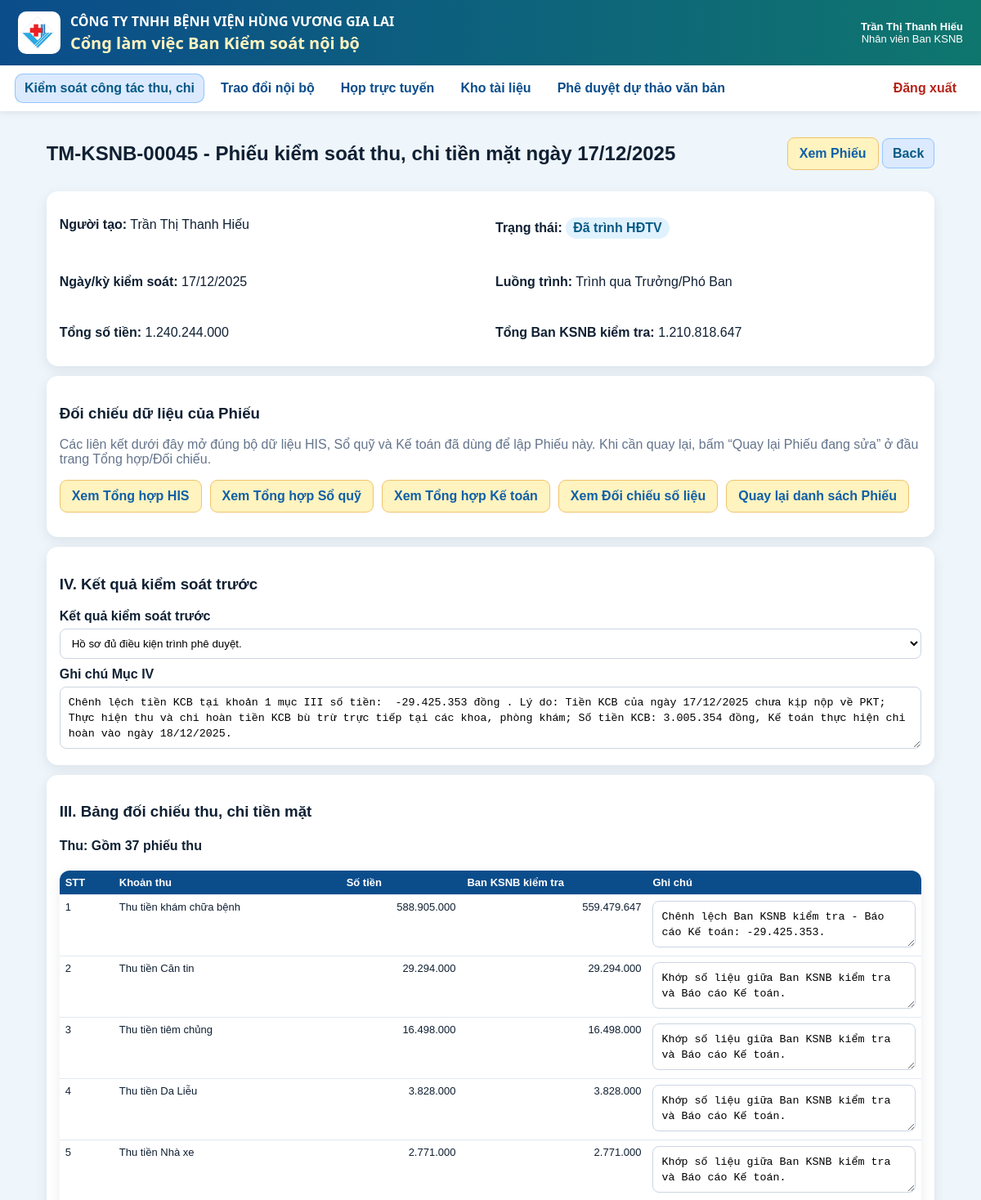
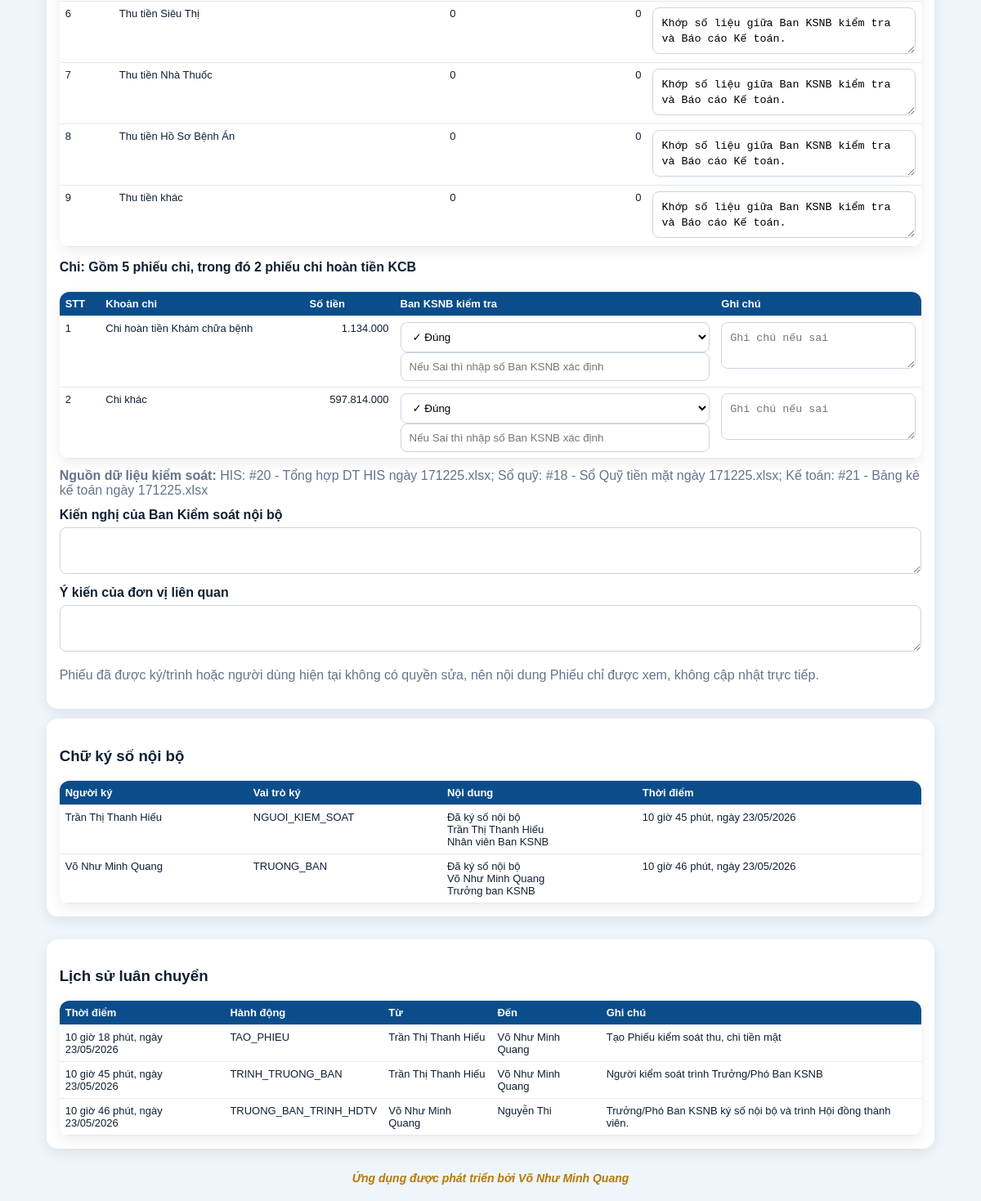
/cash-control/vouchers/45 (signed in), run on the app's committed database (2 pictures, top to bottom).
### app/models.py (models this page shows)
class Users(Base):
    __tablename__ = "users"
    id = Column(Integer, primary_key=True)
    username = Column(String, unique=True, nullable=False, index=True)
    full_name = Column(String, nullable=False)
    password_hash = Column(String, nullable=False)
    unit_code = Column(String, nullable=False, default="THANH_VIEN_TRUNG_TAP")
    role_code = Column(String, nullable=False, default="THANH_VIEN_TRUNG_TAP")
    position_title = Column(String, nullable=False, default="Thành viên trưng tập")
    is_active = Column(Integer, nullable=False, default=1)
    created_at = Column(String, nullable=False)
    status = column_property(
        case(
            (is_active == 1, "ACTIVE"),
            else_="LOCKED",
        )
    )

### tables this page shows
CREATE TABLE cash_control_vouchers (
                id INTEGER PRIMARY KEY AUTOINCREMENT,
                code TEXT,
                title TEXT NOT NULL,
                voucher_date TEXT,
                sign_mode TEXT NOT NULL DEFAULT 'INTERNAL_DIGITAL',
                route_mode TEXT NOT NULL DEFAULT 'THROUGH_HEAD',
                head_user_id INTEGER,
                board_user_id INTEGER,
                his_batch_id INTEGER,
                cashbook_batch_id INTEGER,
                accounting_batch_id INTEGER,
                receipt_count INTEGER NOT NULL DEFAULT 0,
                expense_count INTEGER NOT NULL DEFAULT 0,
                refund_kcb_count INTEGER NOT NULL DEFAULT 0,
                revenue_document_total REAL NOT NULL DEFAULT 0,
                revenue_ksnb_total REAL NOT NULL DEFAULT 0,
                revenue_diff_total REAL NOT NULL DEFAULT 0,
                expense_document_total REAL NOT NULL DEFAULT 0,
                expense_ksnb_total REAL NOT NULL DEFAULT 0,
                expense_diff_total REAL NOT NULL DEFAULT 0,
                status TEXT NOT NULL DEFAULT 'DRAFT',
                created_by INTEGER NOT NULL,
                created_at TEXT NOT NULL DEFAULT CURRENT_TIMESTAMP,
                submitted_at TEXT, current_handler INTEGER, section_iv_result TEXT, section_iv_note TEXT, section_v_text TEXT, section_vi_text TEXT, submitted_to_board_at TEXT, board_saved_at TEXT,
                FOREIGN KEY(created_by) REFERENCES users(id)
            );

CREATE TABLE cash_control_voucher_items (
                id INTEGER PRIMARY KEY AUTOINCREMENT,
                voucher_id INTEGER NOT NULL,
                group_type TEXT NOT NULL,
                item_order INTEGER NOT NULL DEFAULT 0,
                item_name TEXT NOT NULL,
                document_amount REAL NOT NULL DEFAULT 0,
                ksnb_check_type TEXT NOT NULL DEFAULT 'MATCH',
                ksnb_checked_amount REAL,
                ksnb_note TEXT,
                FOREIGN KEY(voucher_id) REFERENCES cash_control_vouchers(id) ON DELETE CASCADE
            );

CREATE TABLE cash_control_voucher_signatures (
                id INTEGER PRIMARY KEY AUTOINCREMENT,
                voucher_id INTEGER NOT NULL,
                signer_id INTEGER NOT NULL,
                signer_name TEXT NOT NULL,
                signer_role TEXT NOT NULL,
                signature_text TEXT NOT NULL,
                signed_at TEXT NOT NULL DEFAULT CURRENT_TIMESTAMP,
                FOREIGN KEY(voucher_id) REFERENCES cash_control_vouchers(id) ON DELETE CASCADE
            );

CREATE TABLE cash_control_voucher_routes (
                id INTEGER PRIMARY KEY AUTOINCREMENT,
                voucher_id INTEGER NOT NULL,
                action TEXT NOT NULL,
                from_user_id INTEGER,
                to_user_id INTEGER,
                note TEXT,
                created_at TEXT NOT NULL DEFAULT CURRENT_TIMESTAMP,
                FOREIGN KEY(voucher_id) REFERENCES cash_control_vouchers(id) ON DELETE CASCADE
            );

### app/routers/cash_control.py (the view)
@router.get("/vouchers/{voucher_id}")
def cash_control_voucher_detail(request: Request, voucher_id: int):
    denied = require_cash_control_access(request)
    if denied:
        return denied
    data = fetch_full_cash_control_voucher(voucher_id)
    voucher = data.get("voucher")
    if not can_view_cash_control_voucher(request.state.user, voucher):
        return RedirectResponse("/cash-control?main_tab=voucher", status_code=303)
    if request.state.user.get("role_code") in BOARD_ROLES:
        return RedirectResponse(f"/cash-control/vouchers/{voucher_id}/print", status_code=303)
    return templates.TemplateResponse(
        "cash_control_voucher_detail.html",
        {
            "request": request,
            "user": request.state.user,
            "cash_control_status_labels": CASH_CONTROL_STATUS_LABELS,
            **load_cash_control_signature_users(),
            **data,
        },
    )

### app/templates/cash_control_voucher_detail.html (shortened to what this page needs)
{% extends 'base.html' %}
{% block content %}
<div class="page-head">
  <h2>{{ voucher.code }} - {{ voucher.title }}</h2>
  <div>
    <a class="secondary-link cash-control-ui-font cash-btn-soft-yellow-blue" target="_blank" href="/cash-control/vouchers/{{ voucher.id }}/print">Xem Phiếu</a>
    <a class="secondary-link cash-control-ui-font cash-btn-back" href="javascript:history.back()">Back</a>
  </div>
</div>
<div class="panel">
  <div class="grid2">
    <p><b>Người tạo:</b> {{ voucher.creator_name }}</p>
    <p><b>Trạng thái:</b> <span class="badge">{{ cash_control_status_labels.get(voucher.status, voucher.status) }}</span></p>
    <p><b>Ngày/kỳ kiểm soát:</b> {{ voucher.voucher_date or '' }}</p>
    <p><b>Luồng trình:</b> {{ 'Không trình Trưởng/Phó Ban' if voucher.route_mode == 'DIRECT_BOARD' else 'Trình qua Trưởng/Phó Ban' }}</p>
    <p><b>Tổng số tiền:</b> {{ '{:,.0f}'.format(document_total or 0).replace(',', '.') }}</p>
    <p><b>Tổng Ban KSNB kiểm tra:</b> {{ '{:,.0f}'.format(ksnb_total or 0).replace(',', '.') }}</p>
  </div>
</div>
<div class="panel">
  <h3>Đối chiếu dữ liệu của Phiếu</h3>
  <p class="muted">
    Các liên kết dưới đây mở đúng bộ dữ liệu HIS, Sổ quỹ và Kế toán đã dùng để lập Phiếu này.
    Khi cần quay lại, bấm “Quay lại Phiếu đang sửa” ở đầu trang Tổng hợp/Đối chiếu.
  </p>
  <div class="actions">
    {% if voucher.his_batch_id %}
    <a class="secondary-link cash-control-ui-font cash-btn-soft-yellow-blue" href="/cash-control/{{ voucher.his_batch_id }}?main_tab=summary&summary_tab=his&editing_voucher_id={{ voucher.id }}">Xem Tổng hợp HIS</a>
    {% endif %}
    {% if voucher.cashbook_batch_id %}
    <a class="secondary-link cash-control-ui-font cash-btn-soft-yellow-blue" href="/cash-control?main_tab=summary&summary_tab=cashbook&cashbook_batch_id={{ voucher.cashbook_batch_id }}&editing_voucher_id={{ voucher.id }}">Xem Tổng hợp Sổ quỹ</a>
    {% endif %}
    {% if voucher.accounting_batch_id %}
    <a class="secondary-link cash-control-ui-font cash-btn-soft-yellow-blue" href="/cash-control?main_tab=summary&summary_tab=accounting&accounting_batch_id={{ voucher.accounting_batch_id }}&editing_voucher_id={{ voucher.id }}">Xem Tổng hợp Kế toán</a>
    {% endif %}
    {% if voucher.his_batch_id %}
    <a class="secondary-link cash-control-ui-font cash-btn-soft-yellow-blue" href="/cash-control/{{ voucher.his_batch_id }}?main_tab=reconcile&cashbook_batch_id={{ voucher.cashbook_batch_id or '' }}&accounting_batch_id={{ voucher.accounting_batch_id or '' }}&editing_voucher_id={{ voucher.id }}">Xem Đối chiếu số liệu</a>
    {% endif %}
    <a class="secondary-link cash-control-ui-font cash-btn-soft-yellow-blue" href="/cash-control?main_tab=voucher&editing_voucher_id={{ voucher.id }}">Quay lại danh sách Phiếu</a>
  </div>
</div>
{% set raw_section_v_text = voucher.section_v_text or '' %}
{% set context_source_data_text = source_data_text|default('') %}
{% set source_data_text = context_source_data_text if context_source_data_text else (raw_section_v_text if raw_section_v_text.startswith('Nguồn dữ liệu kiểm soát:') else '') %}
{% set section_v_input_text = '' if raw_section_v_text.startswith('Nguồn dữ liệu kiểm soát:') else raw_section_v_text %}
<form method="post" action="/cash-control/vouchers/{{ voucher.id }}/items/update">
  <div class="panel">
    <h3>IV. Kết quả kiểm soát trước</h3>
    <label>Kết quả kiểm soát trước</label>
    <select name="section_iv_result">
      <option value="Hồ sơ đủ điều kiện trình phê duyệt." {% if voucher.section_iv_result == 'Hồ sơ đủ điều kiện trình phê duyệt.' %}selected{% endif %}>Hồ sơ đủ điều kiện trình phê duyệt.</option>
    </select>
    <label>Ghi chú Mục IV</label>
    <textarea name="section_iv_note" class="preserve-user-text auto-resize-textarea">{{ voucher.section_iv_note or '' }}</textarea>
  </div>
  <div class="panel">
    <h3>III. Bảng đối chiếu thu, chi tiền mặt</h3>
    <h4>Thu: Gồm {{ voucher.receipt_count or 0 }} phiếu thu</h4>
    <table class="table compact">
      <thead>
        <tr>
          <th>STT</th>
          <th>Khoản thu</th>
          <th>Số tiền</th>
          <th>Ban KSNB kiểm tra</th>
          <th>Ghi chú</th>
        </tr>
      </thead>
      <tbody>
        {% for item in revenue_items %}
        <tr>
          <td>{{ loop.index }}</td>
          <td>{{ item.item_name }}</td>
          <td class="num">{{ '{:,.0f}'.format(item.document_amount or 0).replace(',', '.') }}</td>
          <td class="num {% if item.ksnb_check_type == 'DIFFERENT' %}warning-cell{% endif %}">
            {{ '{:,.0f}'.format(item.ksnb_checked_amount or 0).replace(',', '.') }}
          </td>
          <td class="{% if item.ksnb_check_type == 'DIFFERENT' %}warning-cell{% endif %}">
            <textarea name="note_{{ item.id }}" class="preserve-user-text auto-resize-textarea" placeholder="Ghi chú chênh lệch">{{ item.ksnb_note or '' }}</textarea>
          </td>
        </tr>
        {% endfor %}
      </tbody>
    </table>
    <h4 style="margin-top:16px;">
      Chi: Gồm {{ voucher.expense_count or 0 }} phiếu chi,
      trong đó {{ voucher.refund_kcb_count or 0 }} phiếu chi hoàn tiền KCB
    </h4>
    <table class="table compact">
      <thead>
        <tr>
          <th>STT</th>
          <th>Khoản chi</th>
          <th>Số tiền</th>
          <th>Ban KSNB kiểm tra</th>
          <th>Ghi chú</th>
        </tr>
      </thead>
      <tbody>
        {% for item in expense_items %}
        <tr>
          <td>{{ loop.index }}</td>
          <td>{{ item.item_name }}</td>
          <td class="num">{{ '{:,.0f}'.format(item.document_amount or 0).replace(',', '.') }}</td>
          <td>
            <select name="check_type_{{ item.id }}">
              <option value="MATCH" {% if item.ksnb_check_type == 'MATCH' %}selected{% endif %}>✓ Đúng</option>
            </select>
            <input name="checked_amount_{{ item.id }}" value="{{ item.ksnb_checked_amount or '' }}" placeholder="Nếu Sai thì nhập số Ban KSNB xác định">
          </td>
          <td>
            <textarea name="note_{{ item.id }}" class="preserve-user-text auto-resize-textarea" placeholder="Ghi chú nếu sai">{{ item.ksnb_note or '' }}</textarea>
          </td>
        </tr>
        {% endfor %}
      </tbody>
    </table>
    {% if source_data_text %}
    <div class="muted" style="margin-top:12px;">
      <b>Nguồn dữ liệu kiểm soát:</b> {{ source_data_text.replace('Nguồn dữ liệu kiểm soát:', '').strip() }}
    </div>
    {% endif %}
    <div style="margin-top:12px;">
      <label>Kiến nghị của Ban Kiểm soát nội bộ</label>
      <textarea name="section_v_text" class="preserve-user-text auto-resize-textarea">{{ section_v_input_text }}</textarea>
      <label>Ý kiến của đơn vị liên quan</label>
      <textarea name="section_vi_text" class="preserve-user-text auto-resize-textarea">{{ voucher.section_vi_text or '' }}</textarea>
    </div>
    {% if voucher.status == 'DRAFT' and (voucher.created_by == user.id or user.role_code == 'ADMIN') %}
    <button class="secondary cash-control-ui-font cash-btn-soft-pink" type="submit">Lưu thay đổi Phiếu nháp</button>
    {% else %}
    <p class="muted">
      Phiếu đã được ký/trình hoặc người dùng hiện tại không có quyền sửa, nên nội dung Phiếu chỉ được xem, không cập nhật trực tiếp.
    </p>
    {% endif %}
  </div>
</form>
<div class="panel">
  <h3>Chữ ký số nội bộ</h3>
  <table class="table compact">
    <thead>
      <tr>
        <th>Người ký</th>
        <th>Vai trò ký</th>
        <th>Nội dung</th>
        <th>Thời điểm</th>
      </tr>
    </thead>
    <tbody>
      {% for s in signatures %}
      <tr>
        <td>{{ s.signer_name }}</td>
        <td>{{ s.signer_role }}</td>
        <td><pre>{{ s.signature_text }}</pre></td>
        <td>{{ s.signed_at_vn_text or s.signed_at }}</td>
      </tr>
      {% else %}
      <tr><td colspan="4" class="empty">Chưa có chữ ký.</td></tr>
      {% endfor %}
    </tbody>
  </table>
</div>
<div class="panel">
  <h3>Lịch sử luân chuyển</h3>
  <table class="table compact">
    <thead>
      <tr>
        <th>Thời điểm</th>
        <th>Hành động</th>
        <th>Từ</th>
        <th>Đến</th>
        <th>Ghi chú</th>
      </tr>
    </thead>
    <tbody>
      {% for r in routes %}
      <tr>
        <td>{{ r.created_at_vn_text or r.created_at }}</td>
        <td>{{ r.action }}</td>
        <td>{{ r.from_name or '' }}</td>
        <td>{{ r.to_name or '' }}</td>
        <td>{{ r.note or '' }}</td>
      </tr>
      {% else %}
      <tr><td colspan="5" class="empty">Chưa có lịch sử luân chuyển.</td></tr>
      {% endfor %}
    </tbody>
  </table>
</div>
{% endblock %}

### app/templates/base.html (shortened to what this page needs)
<!doctype html>
<html lang="vi">
<head>
  <link rel="stylesheet" href="/static/style.css">
</head>
<body class="{% if not request.state.user %}auth-page{% endif %}">
  <header class="topbar">
    <div class="brandbox">
      <img class="brand-logo" src="/static/images/logo.png" alt="Logo">
      <div>
        <div class="company">CÔNG TY TNHH BỆNH VIỆN HÙNG VƯƠNG GIA LAI</div>
        <div class="app-title">Cổng làm việc Ban Kiểm soát nội bộ</div>
      </div>
    </div>
    {% if request.state.user %}
    <div class="userbox">
      <b>{{ request.state.user.full_name }}</b><br>
      <span>{{ request.state.user.position_title }}</span>
    </div>
    {% endif %}
  </header>
  {% if request.state.user %}
  {% set role_code = request.state.user.role_code %}
  {% set is_admin = role_code == 'ADMIN' %}
  {% set is_ksnb = role_code in ['TRUONG_BAN_KSNB', 'PHO_TRUONG_BAN_KSNB', 'NHAN_VIEN_KSNB'] %}
  {% set is_board = role_code in ['TONG_GIAM_DOC', 'PHO_TGD_THUONG_TRUC', 'PHO_TONG_GIAM_DOC'] %}
  <nav class="nav" id="mainNav" aria-label="Điều hướng chính">
    {% if is_admin or is_ksnb or is_board %}
    <a class="hvgl-nav-link {% if request.url.path.startswith('/revenue-control') or request.url.path.startswith('/vouchers') or request.url.path.startswith('/cash-control') or request.url.path.startswith('/control-statistics') %}is-active{% endif %}" href="/revenue-control" data-nav-key="revenue_control">
      <span class="hvgl-nav-text">Kiểm soát công tác thu, chi</span>
    </a>
    {% endif %}
    <a class="hvgl-nav-link {% if request.url.path.startswith('/chat') %}is-active{% endif %}" href="/chat" data-nav-key="chat">
      <span class="hvgl-nav-text">Trao đổi nội bộ</span>
    </a>
    <a class="hvgl-nav-link {% if request.url.path.startswith('/meetings') %}is-active{% endif %}" href="/meetings" data-nav-key="meetings">
      <span class="hvgl-nav-text">Họp trực tuyến</span>
    </a>
    {% if is_admin or is_ksnb %}
    <a class="hvgl-nav-link {% if request.url.path.startswith('/documents') %}is-active{% endif %}" href="/documents" data-nav-key="documents">
      <span class="hvgl-nav-text">Kho tài liệu</span>
    </a>
    {% endif %}
    {% if is_admin or is_ksnb or is_board %}
    <a class="hvgl-nav-link {% if request.url.path.startswith('/draft-approvals') or request.url.path.startswith('/draft-approval') %}is-active{% endif %}" href="/draft-approvals" data-nav-key="draft_approvals">
      <span class="hvgl-nav-text">Phê duyệt dự thảo văn bản</span>
    </a>
    {% endif %}
    <a class="logout" href="/logout">Đăng xuất</a>
  </nav>
  {% endif %}
  <main class="container">
    {% block content %}{% endblock %}
  </main>
  {% if request.state.user %}
  <footer class="app-footer">
    Ứng dụng được phát triển bởi Võ Như Minh Quang
  </footer>
  {% endif %}
</body>
</html>

### data on the page
Users: state.user.full_name "Trần Thị Thanh Hiếu", state.user.position_title "Nhân viên Ban KSNB", creator_name "Trần Thị Thanh Hiếu"
cash_control_vouchers: code "TM-KSNB-00045", title "Phiếu kiểm soát thu, chi tiền mặt ngày 17/12/2025", get "Đã trình HĐTV", voucher_date "17/12/2025", route_mode "Trình qua Trưởng/Phó Ban", section_iv_result "Hồ sơ đủ điều kiện trình phê duyệt.", section_iv_note "Chênh lệch tiền KCB tại khoản 1 mục III số tiền: -29.425.353 đồng . Lý do: Tiền KCB của ngày 17/12/2025 chưa kịp nộp về PKT; Thực hiện thu và chi hoàn tiền KCB bù trừ trực tiếp tại các khoa, phòng khám; Số tiền KCB: 3.005.354 đồng, Kế toán thực hiện chi hoàn vào ngày 18/12/2025.", receipt_count "37", expense_count "5", refund_kcb_count "2", replace "HIS: #20 - Tổng hợp DT HIS ngày 171225.xlsx; Sổ quỹ: #18 - Sổ Quỹ tiền mặt ngày 171225.xlsx; Kế toán: #21 - Bảng kê kế toán ngày 171225.xlsx"
cash_control_voucher_items: item_name "Thu tiền khám chữa bệnh", document_amount "588.905.000", ksnb_checked_amount "559.479.647", id "Chênh lệch Ban KSNB kiểm tra - Báo cáo Kế toán: -29.425.353."
cash_control_voucher_items: item_name "Thu tiền Căn tin", document_amount "29.294.000", ksnb_checked_amount "29.294.000", id "Khớp số liệu giữa Ban KSNB kiểm tra và Báo cáo Kế toán."
cash_control_voucher_items: item_name "Thu tiền tiêm chủng", document_amount "16.498.000", ksnb_checked_amount "16.498.000", id "Khớp số liệu giữa Ban KSNB kiểm tra và Báo cáo Kế toán."
cash_control_voucher_items: item_name "Thu tiền Da Liễu", document_amount "3.828.000", ksnb_checked_amount "3.828.000", id "Khớp số liệu giữa Ban KSNB kiểm tra và Báo cáo Kế toán."
cash_control_voucher_items: item_name "Thu tiền Nhà xe", document_amount "2.771.000", ksnb_checked_amount "2.771.000", id "Khớp số liệu giữa Ban KSNB kiểm tra và Báo cáo Kế toán."
cash_control_voucher_items: item_name "Thu tiền Siêu Thị", document_amount "0", ksnb_checked_amount "0", id "Khớp số liệu giữa Ban KSNB kiểm tra và Báo cáo Kế toán."
cash_control_voucher_items: item_name "Thu tiền Nhà Thuốc", document_amount "0", ksnb_checked_amount "0", id "Khớp số liệu giữa Ban KSNB kiểm tra và Báo cáo Kế toán."
cash_control_voucher_items: item_name "Thu tiền Hồ Sơ Bệnh Án", document_amount "0", ksnb_checked_amount "0", id "Khớp số liệu giữa Ban KSNB kiểm tra và Báo cáo Kế toán."
cash_control_voucher_items: item_name "Thu tiền khác", document_amount "0", ksnb_checked_amount "0", id "Khớp số liệu giữa Ban KSNB kiểm tra và Báo cáo Kế toán."
cash_control_voucher_items: item_name "Chi hoàn tiền Khám chữa bệnh", document_amount "1.134.000", ksnb_check_type+id "✓ Đúng", id "Ghi chú nếu sai"
cash_control_voucher_items: item_name "Chi khác", document_amount "597.814.000", ksnb_check_type+id "✓ Đúng", id "Ghi chú nếu sai"
cash_control_voucher_signatures: signer_name "Trần Thị Thanh Hiếu", signer_role "NGUOI_KIEM_SOAT", signature_text "Đã ký số nội bộ Trần Thị Thanh Hiếu Nhân viên Ban KSNB", signed_at_vn_text "10 giờ 45 phút, ngày 23/05/2026"
cash_control_voucher_signatures: signer_name "Võ Như Minh Quang", signer_role "TRUONG_BAN", signature_text "Đã ký số nội bộ Võ Như Minh Quang Trưởng ban KSNB", signed_at_vn_text "10 giờ 46 phút, ngày 23/05/2026"
cash_control_voucher_routes: created_at_vn_text "10 giờ 18 phút, ngày 23/05/2026", action "TAO_PHIEU", full_name "Trần Thị Thanh Hiếu", full_name "Võ Như Minh Quang", note "Tạo Phiếu kiểm soát thu, chi tiền mặt"
cash_control_voucher_routes: created_at_vn_text "10 giờ 45 phút, ngày 23/05/2026", action "TRINH_TRUONG_BAN", full_name "Trần Thị Thanh Hiếu", full_name "Võ Như Minh Quang", note "Người kiểm soát trình Trưởng/Phó Ban KSNB"
cash_control_voucher_routes: created_at_vn_text "10 giờ 46 phút, ngày 23/05/2026", action "TRUONG_BAN_TRINH_HDTV", full_name "Võ Như Minh Quang", full_name "Nguyễn Thi", note "Trưởng/Phó Ban KSNB ký số nội bộ và trình Hội đồng thành viên."

### other printed values
{{ '{:,.0f}'.format(document_total or 0).replace(',', '.') }} "1.240.244.000"
{{ '{:,.0f}'.format(ksnb_total or 0).replace(',', '.') }} "1.210.818.647"
